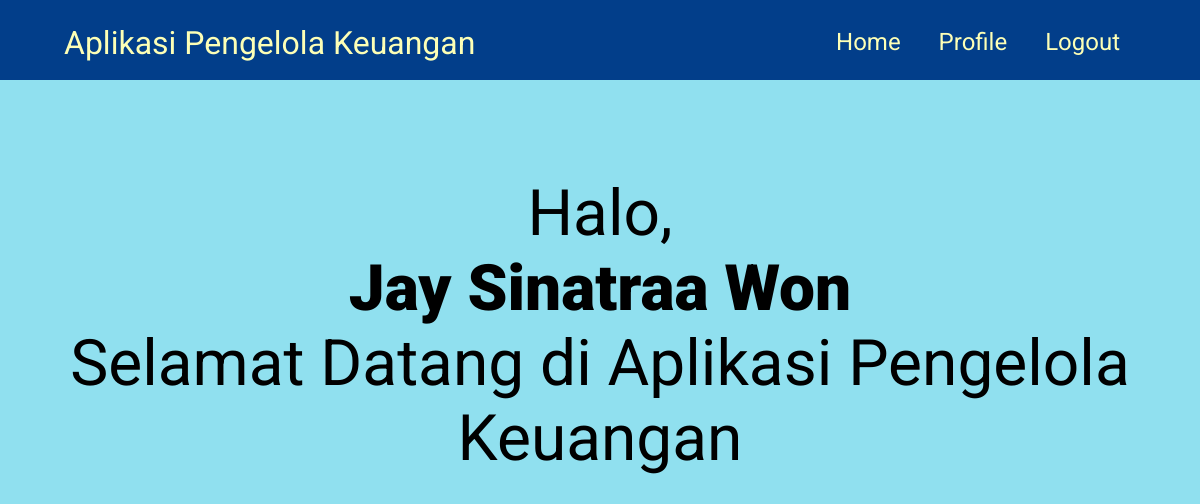
Screenshot of /home.php (signed in) with the database file from the repository.
### tables this page shows
CREATE TABLE `user` (
  `nd` varchar(100) NOT NULL,
  `nt` varchar(100) NOT NULL,
  `nb` varchar(100) NOT NULL,
  `tl` varchar(100) NOT NULL,
  `tgl` date NOT NULL,
  `nik` char(16) NOT NULL,
  `wn` varchar(100) NOT NULL,
  `em` varchar(100) NOT NULL,
  `nh` char(12) NOT NULL,
  `al` varchar(300) NOT NULL,
  `kp` char(5) NOT NULL,
  `us` varchar(100) NOT NULL,
  `pw` varchar(100) NOT NULL,
  `fp` varchar(500) NOT NULL
);

### home.php (the view, shortened to what this page needs)
<?php
include "config.php";
$sql = "SELECT * FROM keuangan.user WHERE us = '$_SESSION[username]'";
$result = mysqli_query($con, $sql);
$row = mysqli_fetch_assoc($result);
?>
<!DOCTYPE html>
<html lang="en">
<head>
    <link rel="stylesheet" href="./css/style.css">
</head>
<body>
    <div class="home-content">
        <div class="home-nav">
            <div class="home-nav-text">
                Aplikasi Pengelola Keuangan
            </div>
            <div class="home-nav-buttons">
                <a href="./home.php">Home</a>
                <a href="./profile.php">Profile</a>
                <a href="./logout.php">Logout</a>
            </div>
        </div>
        <div class="home-main">
            <div class="home-text">
                Halo, <?php echo '<p class="home-text-bold">' . $row["nd"] . "&nbsp" . $row["nt"] . "&nbsp" . $row["nb"] . '</p>'; ?>
                Selamat Datang di Aplikasi Pengelola Keuangan
            </div>
        </div>
    </div>
</body>
</html>

### css/style.css (style rules this page uses)
* { font-family: "Roboto", sans-serif; font-size: 16; margin: 0; padding: 0; box-sizing: border-box; }
.home-content { width: 100%; height: 1100px; background-color: #90e0ef; }
.home-nav { height: 5rem; width: 100%; background-color: #023e8a; display: flex; justify-content: space-between; }
.home-nav-text { padding-left: 4rem; padding-right: 4rem; padding-top: 1.5rem; padding-bottom: 1.5rem; font-size: 2rem; color: #fdffb6; }
.home-nav-buttons { padding-left: 4rem; padding-right: 4rem; padding-top: 1.75rem; padding-bottom: 1.75rem; font-size: 1.5rem; }
.home-nav-buttons a { padding-top: 2rem; padding-bottom: 1.5rem; padding-left: 1rem; padding-right: 1rem; text-decoration: none; color: #fdffb6; }
.home-text { padding-top: 6rem; text-align: center; font-size: 4rem; }
.home-text-bold { font-weight: 900; }

### rows the page displays
user: nd "Jay", nt "Sinatraa", nb "Won"
